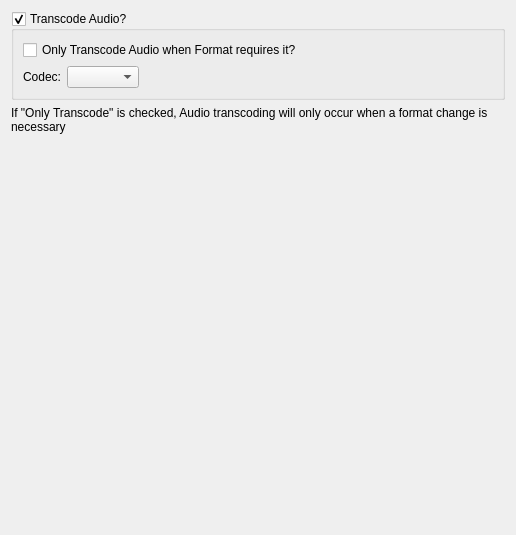
<?xml version="1.0" encoding="UTF-8"?>
<ui version="4.0">
 <class>NMediaManager::NPreferences::NUi::CMakeMKVAudioSettings</class>
 <widget class="QWidget" name="NMediaManager::NPreferences::NUi::CMakeMKVAudioSettings">
  <property name="geometry">
   <rect>
    <x>0</x>
    <y>0</y>
    <width>516</width>
    <height>535</height>
   </rect>
  </property>
  <property name="windowTitle">
   <string>Form</string>
  </property>
  <layout class="QVBoxLayout" name="verticalLayout">
   <item>
    <widget class="QGroupBox" name="transcodeAudio">
     <property name="title">
      <string>Transcode Audio?</string>
     </property>
     <property name="checkable">
      <bool>true</bool>
     </property>
     <layout class="QGridLayout" name="gridLayout">
      <item row="1" column="0">
       <widget class="QLabel" name="label">
        <property name="text">
         <string>Codec:</string>
        </property>
       </widget>
      </item>
      <item row="1" column="2">
       <spacer name="horizontalSpacer">
        <property name="orientation">
         <enum>Qt::Horizontal</enum>
        </property>
        <property name="sizeHint" stdset="0">
         <size>
          <width>40</width>
          <height>20</height>
         </size>
        </property>
       </spacer>
      </item>
      <item row="1" column="1">
       <widget class="QComboBox" name="audioCodec"/>
      </item>
      <item row="0" column="0" colspan="3">
       <widget class="QCheckBox" name="onlyTranscodeAudioOnFormatChange">
        <property name="text">
         <string>Only Transcode Audio when Format requires it?</string>
        </property>
       </widget>
      </item>
     </layout>
    </widget>
   </item>
   <item>
    <widget class="QLabel" name="label_2">
     <property name="text">
      <string>If &quot;Only Transcode&quot; is checked, Audio transcoding will only occur when a format change is necessary</string>
     </property>
     <property name="wordWrap">
      <bool>true</bool>
     </property>
    </widget>
   </item>
   <item>
    <spacer name="verticalSpacer_7">
     <property name="orientation">
      <enum>Qt::Vertical</enum>
     </property>
     <property name="sizeHint" stdset="0">
      <size>
       <width>20</width>
       <height>231</height>
      </size>
     </property>
    </spacer>
   </item>
  </layout>
 </widget>
 <tabstops>
  <tabstop>transcodeAudio</tabstop>
  <tabstop>audioCodec</tabstop>
 </tabstops>
 <resources/>
 <connections/>
</ui>
